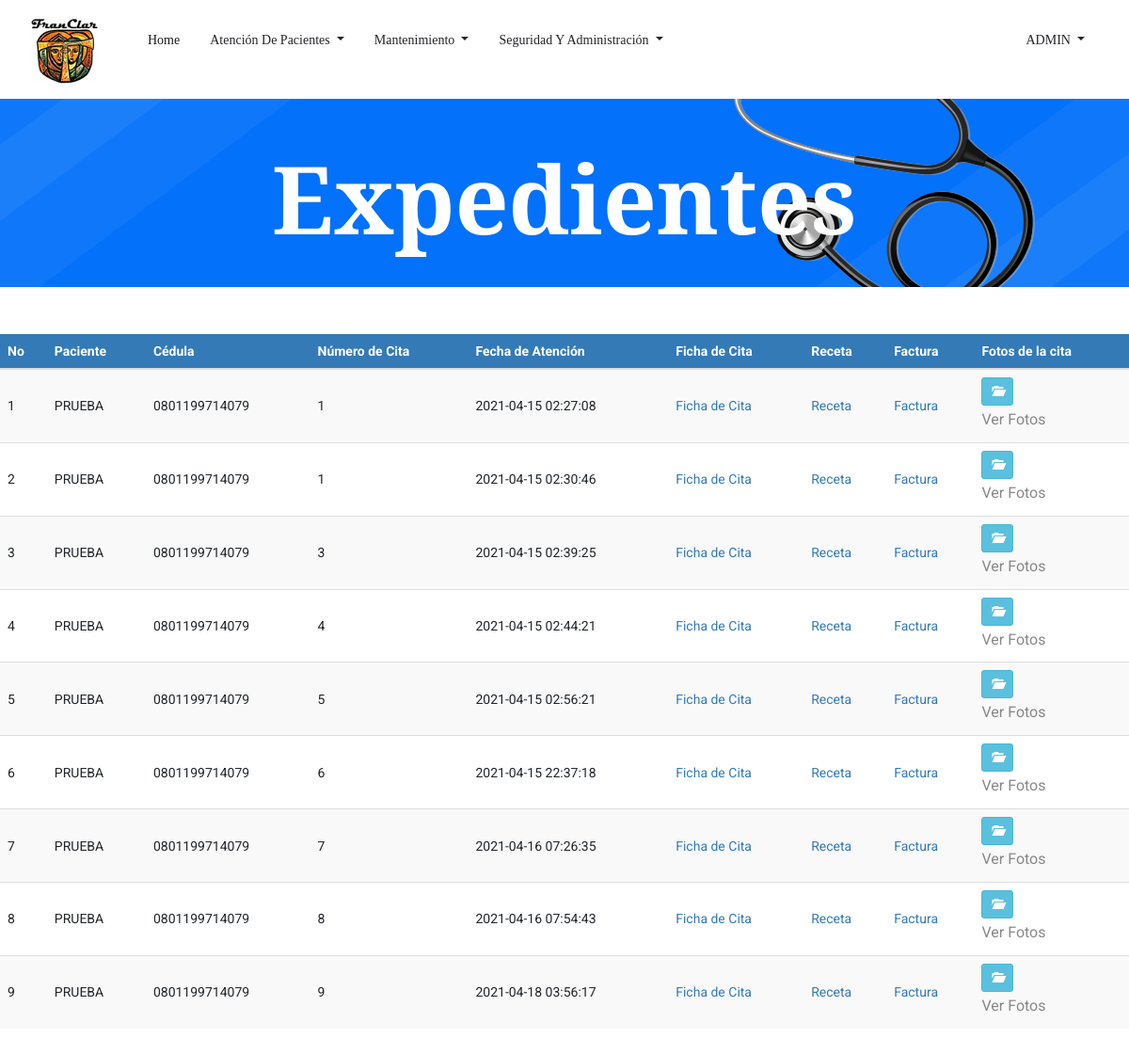
The app's page /Expediente.php (signed in), older data.
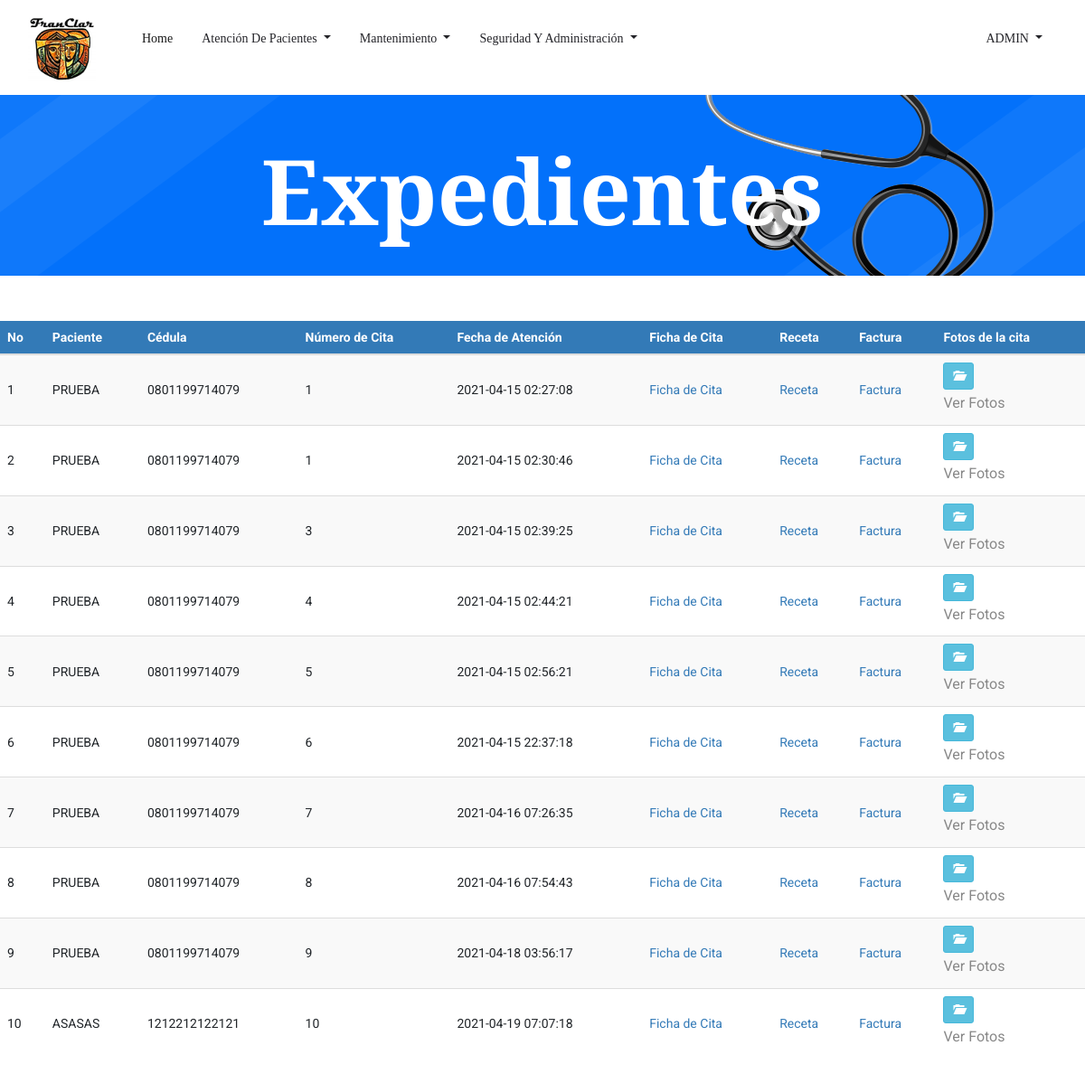
The same page, newer data.
### tables this page shows
CREATE TABLE `tbl_expediente` (
  `ID_expediente` bigint(3) NOT NULL,
  `ID_paciente` int(3) NOT NULL,
  `ID_Cita` bigint(3) NOT NULL,
  `Fec_atencion` timestamp NOT NULL DEFAULT current_timestamp(),
  `Usuario_Crea` bigint(3) DEFAULT NULL,
  `Fec_Crea` date DEFAULT NULL,
  `Usuario_Modif` bigint(3) DEFAULT NULL,
  `Fec_Modif` date DEFAULT NULL
);

CREATE TABLE `tbl_pacientes` (
  `ID_Paciente` int(3) NOT NULL,
  `ID_tipo_documento` int(11) NOT NULL,
  `cedula` varchar(20) NOT NULL,
  `ID_Sexo` int(1) NOT NULL,
  `ID_Est_Civil` int(3) NOT NULL,
  `ID_Tipo_Sangre` int(3) NOT NULL,
  `ID_Religion` int(3) NOT NULL,
  `Nom_Paciente` varchar(255) NOT NULL,
  `Fec_Nacimiento` date NOT NULL,
  `Edad` int(3) NOT NULL,
  `Dir_Paciente` varchar(255) NOT NULL,
  `Tel_Paciente` int(8) NOT NULL,
  `Cel_Paciente` int(8) NOT NULL,
  `Email` varchar(50) NOT NULL,
  `Contacto_Emergencia` varchar(40) NOT NULL,
  `ID_Parentesco` int(3) NOT NULL,
  `Tel_Emergencia` int(8) NOT NULL,
  `Cel_Emergencia` int(8) NOT NULL,
  `Antecedentes_Personales` varchar(500) DEFAULT NULL,
  `Antecedentes_Hospitalarios` varchar(500) DEFAULT NULL,
  `Antecedentes_Alergicos` varchar(500) DEFAULT NULL,
  `Antecedentes_Familiares` varchar(500) DEFAULT NULL,
  `Habitos` varchar(500) DEFAULT NULL,
  `Usuario_crea` bigint(3) DEFAULT NULL,
  `Fec_crea` date DEFAULT NULL,
  `Usuario_modif` bigint(3) DEFAULT NULL,
  `Fec_modif` date DEFAULT NULL
);

CREATE TABLE `tbl_citas` (
  `ID_Cita` bigint(3) NOT NULL,
  `ID_Paciente` int(3) NOT NULL,
  `ID_Usuario` bigint(3) NOT NULL,
  `ID_Empleado` int(3) NOT NULL,
  `ID_Especialidad` int(3) NOT NULL,
  `ID_Estado` int(3) NOT NULL,
  `Fec_Creacion` timestamp NOT NULL DEFAULT current_timestamp(),
  `Fec_Atencion` date NOT NULL,
  `Hora_Atencion` time NOT NULL,
  `Precio` int(5) NOT NULL,
  `Usuario_Crea` bigint(3) DEFAULT NULL,
  `Fec_Crea` date DEFAULT NULL,
  `Usuario_Modif` bigint(3) DEFAULT NULL,
  `Fec_Modif` date DEFAULT NULL
);

### Expediente.php (the view, shortened to what this page needs)
<!doctype html>
<html lang="es">
<?php
include 'head.php'
?>
<body>
    <?php
    include 'header.php';
    ?>
    <section class="breadcrumb_part breadcrumb_bg">
        <div class="container">
            <div class="row">
                <div class="col-lg-12">
                    <div class="breadcrumb_iner">
                        <div class="breadcrumb_iner_item">
                            <h2>Expedientes</h2>
                        </div>
                    </div>
                </div>
            </div>
        </div>
    </section>
	<br>
	<br>
   <div class="table-responsive">
			<table id="datatableUsuarios" class="table table-striped table-hover" cellspacing="0" width="100%">
            	<thead>
				<tr>
					<th>No</th>
					<th>Paciente</th>
					<th>Cédula</th>
					<th>Número de Cita</th>
					<th>Fecha de Atención</th>
                    <th>Ficha de Cita</th>
					<th>Receta</th>
					<th>Factura</th>
                    <th>Fotos de la cita</th>
				</tr>
				</thead>
				<tbody>
				<?php
				$sql = mysqli_query($con, "SELECT tbl_expediente.ID_expediente,
				tbl_pacientes.Nom_Paciente,
				tbl_pacientes.cedula,
				tbl_citas.ID_Cita,
				tbl_expediente.Fec_atencion FROM tbl_expediente
				INNER JOIN tbl_pacientes on tbl_expediente.ID_Paciente = tbl_pacientes.ID_Paciente
				INNER JOIN tbl_citas on tbl_expediente.ID_Cita = tbl_citas.ID_Cita");
				if(mysqli_num_rows($sql) == 0){
					echo '<tr><td colspan="8">No hay datos.</td></tr>';
				}else{
					while($row = mysqli_fetch_assoc($sql)){
					?>
						<tr>
							<td><?php echo $row['ID_expediente']; ?></td>
							<td><?php echo $row['Nom_Paciente']; ?></td>
							<td><?php echo $row['cedula']; ?></td>
							<td><?php echo $row['ID_Cita']; ?></td>
							<td><?php echo $row['Fec_atencion']; ?></td>
							<td><a href="Expedientes/ficha<?php echo $row['Nom_Paciente'].$row['ID_Cita']; ?>.pdf" target="_blank">Ficha de Cita</a></td>
							<td><a href="Expedientes/receta<?php echo $row['Nom_Paciente'].$row['ID_Cita']; ?>.pdf" target="_blank">Receta</a></td>
							<td><a href="Expedientes/factura<?php echo $row['Nom_Paciente'].$row['ID_Cita']; ?>.pdf" target="_blank">Factura</a></td>
							<td>
								<?php echo '<a target="_blank" href="ver_imagen_exp.php?nik='.$row['ID_Cita'].'" title="Ver Imagen" class="btn btn-info btn-sm"><span class="glyphicon glyphicon-folder-open" aria-hidden="true"></span></a>'; ?>
								<p>Ver Fotos</p>
							</td>
						</tr>
						<?php
						}
					}
					?>
			</table>
		 </div>
		 <br><br><br><br>
</body>
</html>

Row changes from the older to the newer data that the page shows:
added tbl_expediente: ID_expediente "10", ID_paciente.Nom_Paciente "ASASAS", ID_paciente.cedula "1212212122121", ID_Cita.ID_Cita "10", Fec_atencion "2021-04-19 07:07:18"
